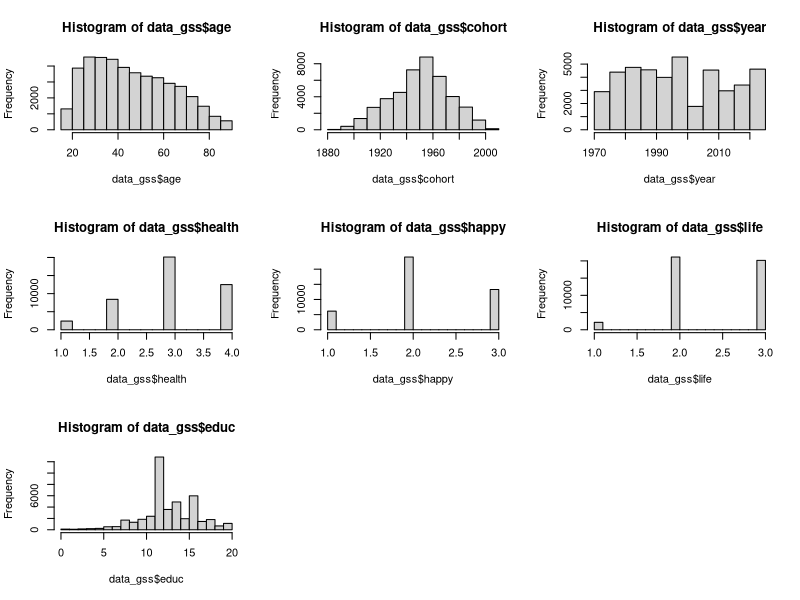
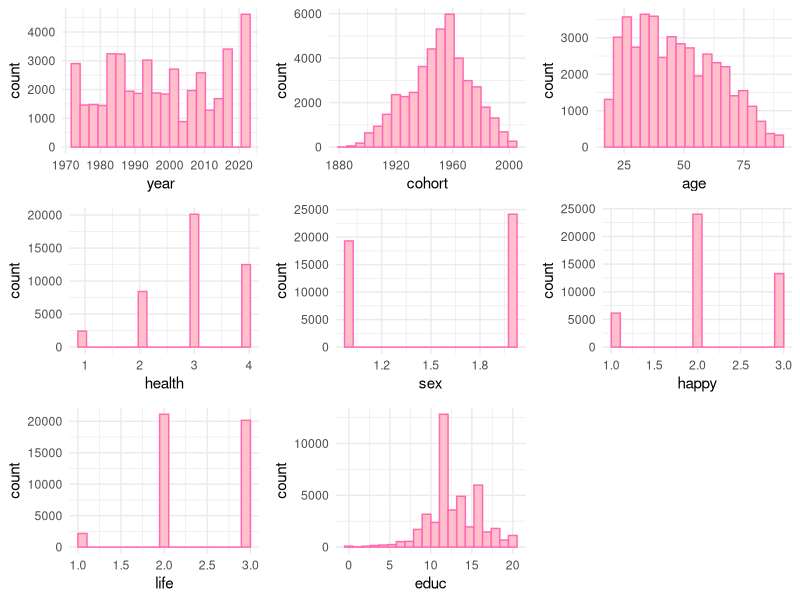
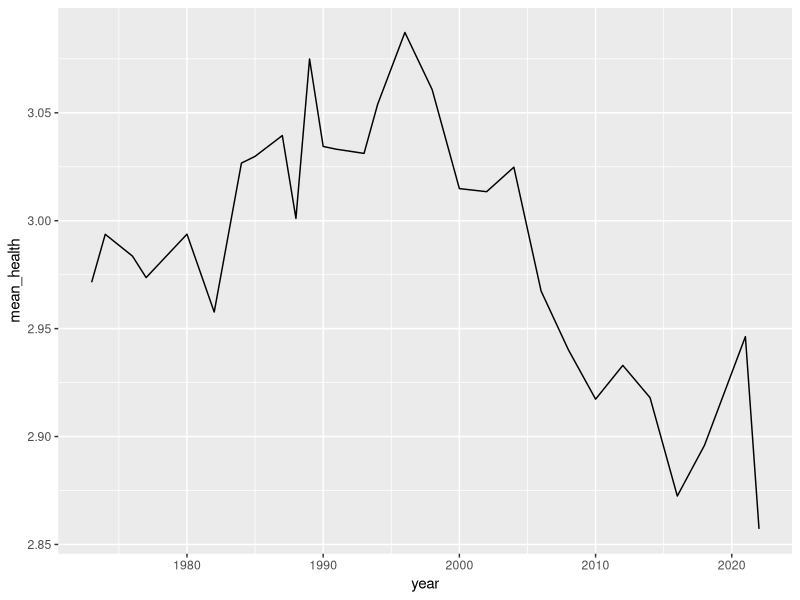
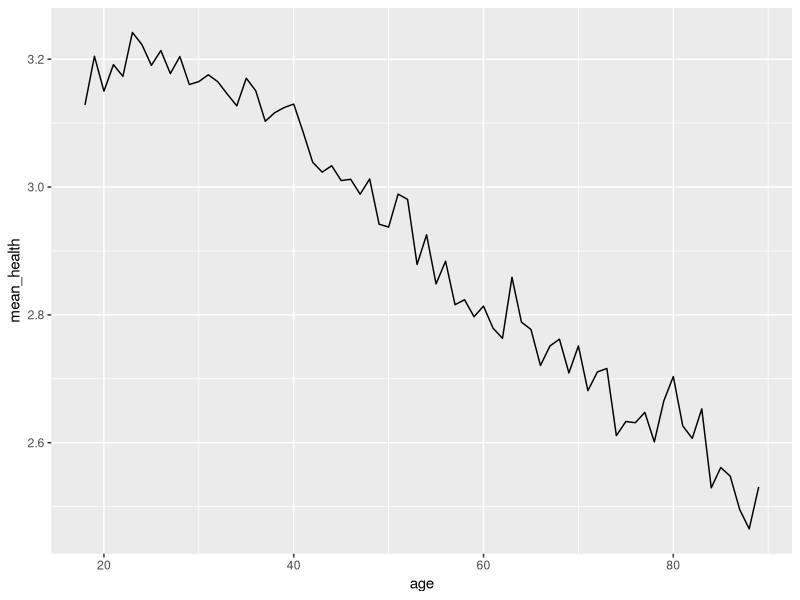
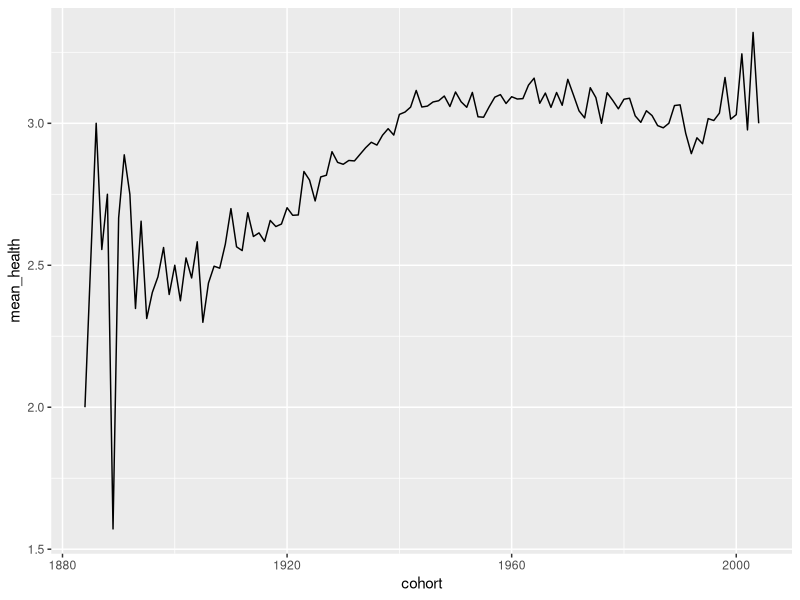
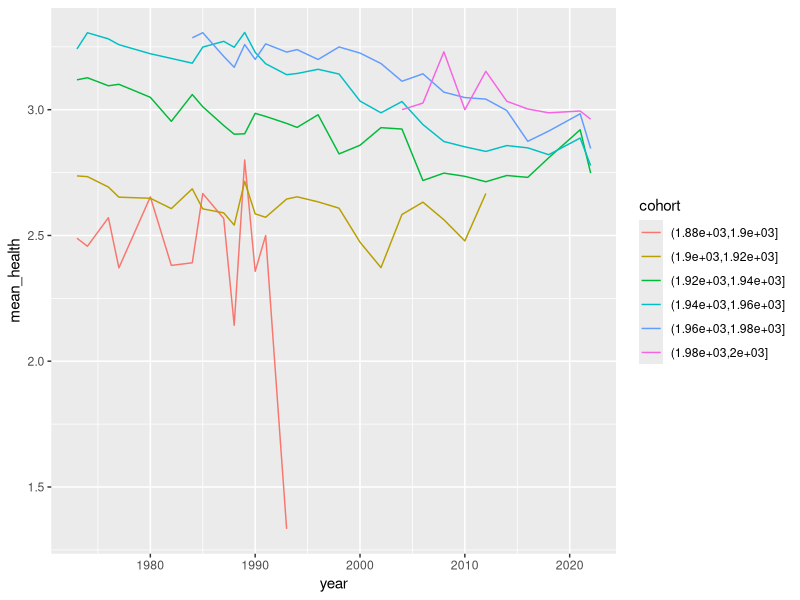
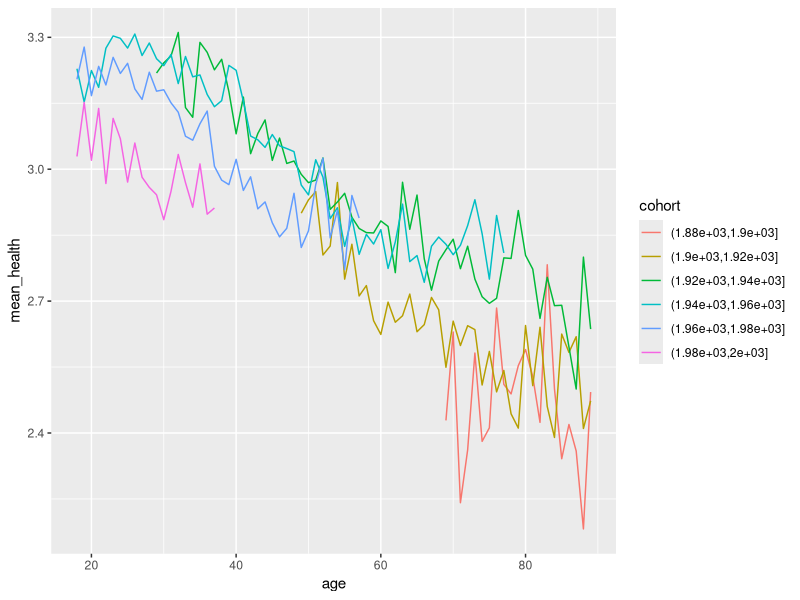
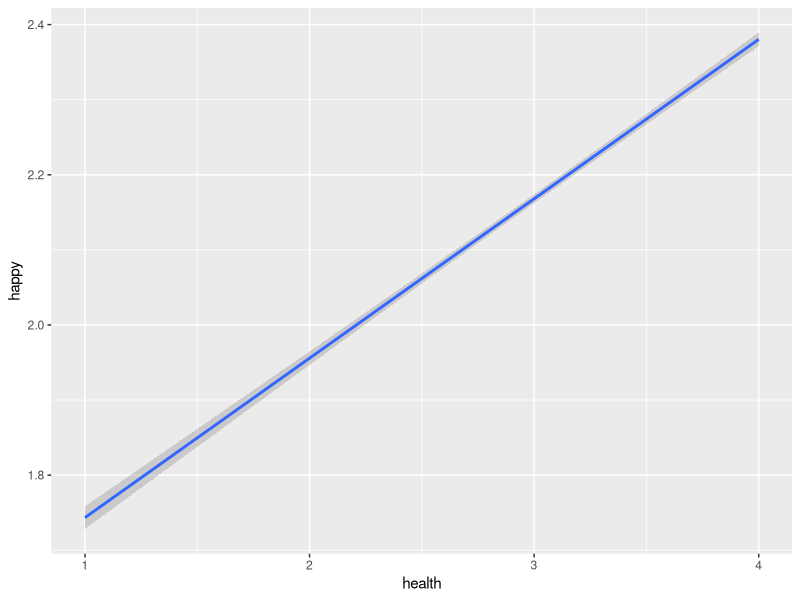

Source code (R) for these figures, in order:
## ---- chunk 1
knitr::opts_chunk$set(echo = TRUE)
library(tidyverse)
library(gridExtra)
## ---- chunk 2
data_gss <- read_csv("data/extracted_gss_variables.csv") %>% 
  filter(cohort != 9999) %>% 
  na.omit() %>% 
  mutate(health = 5 - health)  %>%  # reverse the coding so it's more intuitive (higher number for excellent, lower number for poor)
  mutate(happy = 4 - happy) %>% # same
  mutate(life = 4 - life) # reverse again, these variables tend to be unintuitively ordered!!!
## ---- chunk 3

# histograms

par(mfrow=c(3,3))
hist(data_gss$age)
hist(data_gss$cohort)
hist(data_gss$year)
hist(data_gss$health)
hist(data_gss$happy)
hist(data_gss$life)
hist(data_gss$educ)
par(mfrow=c(1,1))

# Tidyverse and flexible number of histograms

# Create list to store ggplot objects
plot_list <- list()

# Loop through column names and create plots
for (var in colnames(data_gss)) {
  if (is.numeric(data_gss[[var]])) {  # Only create histograms for numeric columns
    p <- ggplot(data_gss, aes_string(x = var)) +
      geom_histogram(bins = 20, fill = "pink", color = "hotpink") +
      theme_minimal()
    
    plot_list[[var]] <- p
  }
}

# Display plots in a 3x3 grid
do.call(grid.arrange, c(plot_list, ncol = 3))


## ---- chunk 4

data_gss %>% 
  group_by(year) %>% 
  summarize(mean_health = mean(health)) %>% 
  ggplot(aes(x = year, y = mean_health)) +
  geom_line()

data_gss %>% 
  group_by(age) %>% 
  summarize(mean_health = mean(health)) %>% 
  ggplot(aes(x = age, y = mean_health)) +
  geom_line()

data_gss %>% 
  group_by(cohort) %>% 
  summarize(mean_health = mean(health)) %>% 
  ggplot(aes(x = cohort, y = mean_health)) +
  geom_line()

## ---- chunk 5

data_gss %>% 
  mutate(cohort = cut(cohort, breaks = 6)) %>% 
  group_by(year, cohort) %>% 
  summarize(mean_health = mean(health)) %>% 
  ggplot(aes(x = year, y = mean_health, color = cohort)) +
  geom_line()

data_gss %>% 
  mutate(cohort = cut(cohort, breaks = 6)) %>% 
  group_by(age, cohort) %>% 
  summarize(mean_health = mean(health)) %>% 
  ggplot(aes(x = age, y = mean_health, color = cohort)) +
  geom_line()



## ---- chunk 6

data_gss %>% 
  ggplot(aes(x = health, y = happy)) +
  geom_smooth(method = "lm")

data_gss %>% 
  mutate(year = cut(year, breaks = 6)) %>% 
  mutate(age = cut(age, breaks = 6)) %>% 
  ggplot(aes(x = health, y = happy, color = age)) +
  facet_wrap(~ year) +
  geom_smooth(method = "lm")

data_gss %>% 
  mutate(cohort = cut(cohort, breaks = 6)) %>% 
  mutate(year = cut(year, breaks = 6)) %>% 
  ggplot(aes(x = health, y = happy, color = cohort)) +
  facet_wrap(~ year) +
  geom_smooth(method = "lm")

######data_gss %>% 
  # group_by(year) %>% 
  # summarize(mean_health = mean(health)) %>% 
  # ggplot(aes(x = cohort, y = mean_health)) +
  # geom_line()

data_gss %>% 
  mutate(cohort = cut(cohort, breaks = 6)) %>% 
#  mutate(year = cut(year, breaks = 6)) %>% 
#  mutate(age = cut(year, breaks = 6)) %>% 
  ggplot(aes(x = age, y = health, color = cohort)) +
#  facet_wrap(~ year) +
  geom_smooth(method = "lm")
